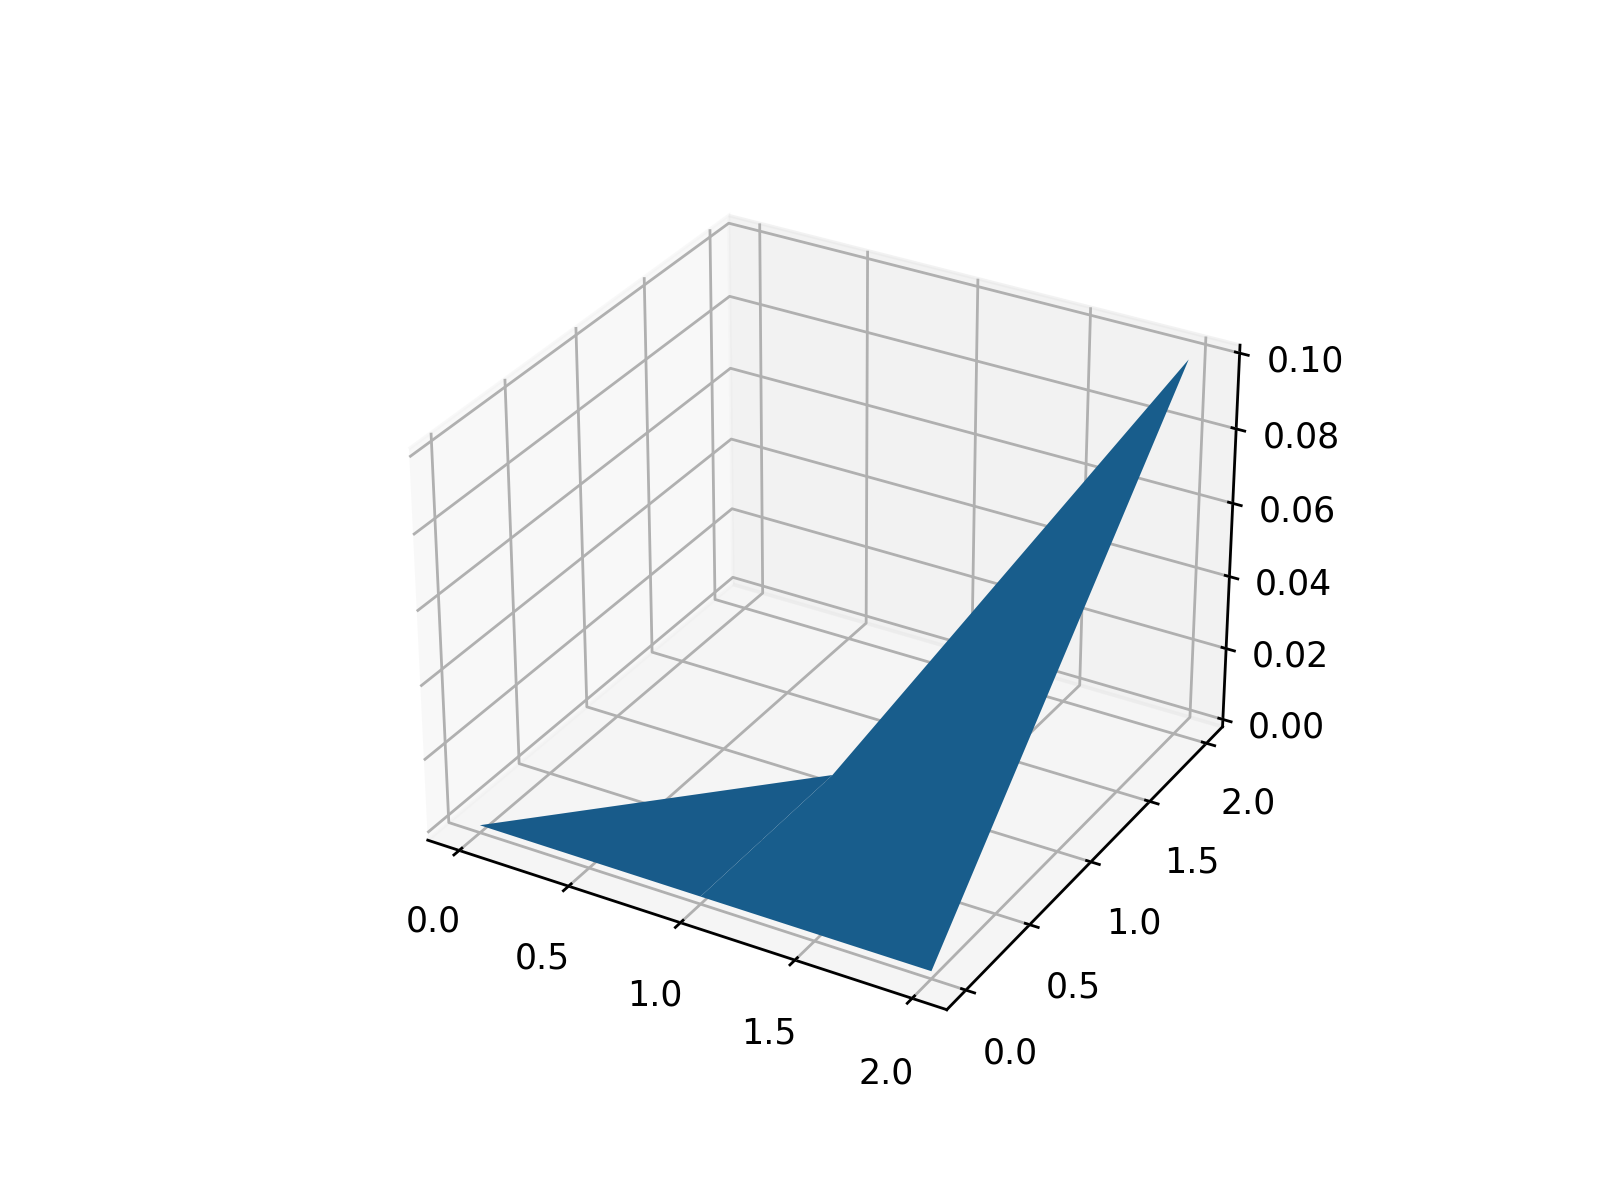

This chart was generated by the following Python code:
"""
========================
3D surface (solid color)
========================

Demonstrates a very basic plot of a 3D surface using a solid color.
"""

import matplotlib.pyplot as plt
import numpy as np


fig = plt.figure()
ax = fig.add_subplot(111, projection='3d')

# Make data
# u = np.linspace(0, 2 * np.pi, 100)
# v = np.linspace(0, np.pi, 100)
# k = 3
# x = 10 * np.outer(np.cos(u), np.sin(v))[0:k, 0:k]
# y = 10 * np.outer(np.sin(u), np.sin(v))[0:k, 0:k]
# z = 10 * np.outer(np.ones(np.size(u)), np.cos(v))[0:k, 0:k]

x = np.array([
    [0., 1., 2.],
    [0., 1., 2.]
])
y = np.array([
    [0., 0., 0.],
    [0., 1., 2.]
])
z = np.array([
    [0., 0., 0.],
    [0., 0., 0.1]
])

# Plot the surface
ax.plot_surface(x, y, z)

# plt.show()
fig.savefig("surface3d_2.png", dpi=250)
